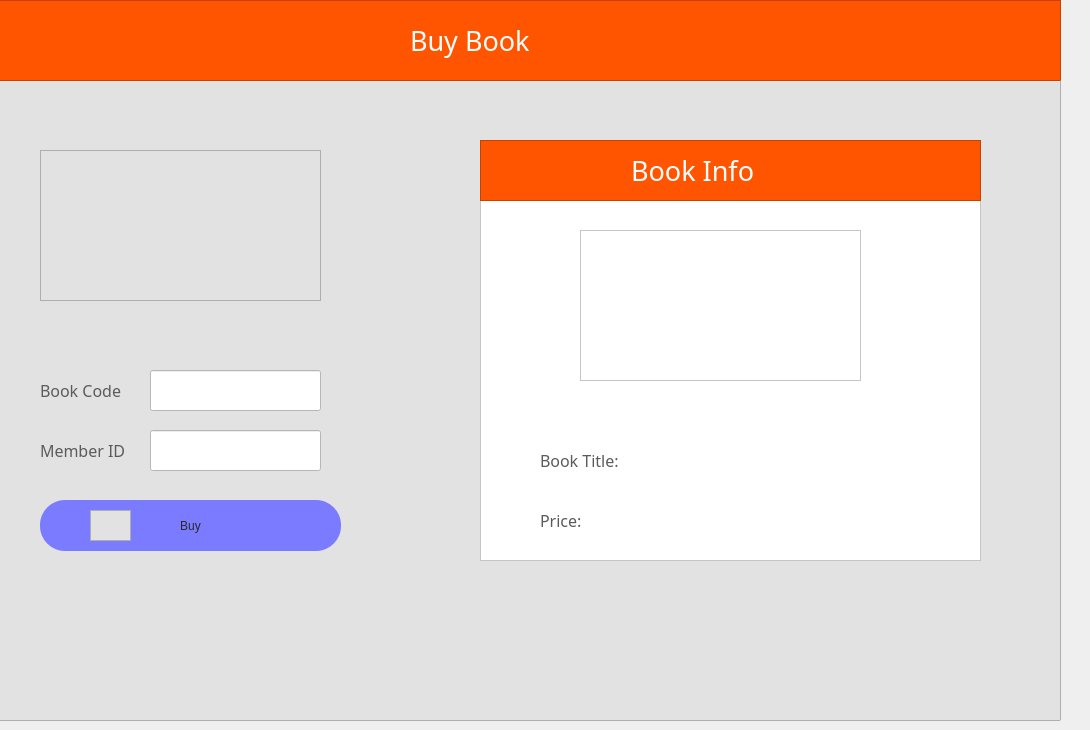
      <widget class="QWidget" name="tab_25">
       <attribute name="icon">
        <iconset resource="icons.qrc">
         <normaloff>:/newPrefix/icons/74171.png</normaloff>:/newPrefix/icons/74171.png</iconset>
       </attribute>
       <attribute name="title">
        <string>Buy Book</string>
       </attribute>
       <widget class="QFrame" name="frame_105">
        <property name="geometry">
         <rect>
          <x>-20</x>
          <y>0</y>
          <width>1081</width>
          <height>721</height>
         </rect>
        </property>
        <property name="styleSheet">
         <string notr="true">background-color: rgb(226, 226, 226);</string>
        </property>
        <property name="frameShape">
         <enum>QFrame::StyledPanel</enum>
        </property>
        <property name="frameShadow">
         <enum>QFrame::Raised</enum>
        </property>
        <widget class="QLabel" name="label_41">
         <property name="geometry">
          <rect>
           <x>10</x>
           <y>20</y>
           <width>131</width>
           <height>61</height>
          </rect>
         </property>
         <property name="font">
          <font>
           <pointsize>9</pointsize>
          </font>
         </property>
         <property name="text">
          <string/>
         </property>
        </widget>
        <widget class="QFrame" name="frame_106">
         <property name="geometry">
          <rect>
           <x>-10</x>
           <y>0</y>
           <width>1091</width>
           <height>81</height>
          </rect>
         </property>
         <property name="styleSheet">
          <string notr="true">background-color: rgb(255, 85, 0);</string>
         </property>
         <property name="frameShape">
          <enum>QFrame::StyledPanel</enum>
         </property>
         <property name="frameShadow">
          <enum>QFrame::Raised</enum>
         </property>
         <widget class="QLabel" name="label_17">
          <property name="geometry">
           <rect>
            <x>440</x>
            <y>20</y>
            <width>311</width>
            <height>41</height>
           </rect>
          </property>
          <property name="font">
           <font>
            <family>hooge 05_55</family>
            <pointsize>20</pointsize>
           </font>
          </property>
          <property name="styleSheet">
           <string notr="true">color: rgb(255, 255, 255);</string>
          </property>
          <property name="text">
           <string>Buy Book</string>
          </property>
         </widget>
        </widget>
        <widget class="QLineEdit" name="buy_bcode">
         <property name="geometry">
          <rect>
           <x>170</x>
           <y>370</y>
           <width>171</width>
           <height>41</height>
          </rect>
         </property>
         <property name="styleSheet">
          <string notr="true">background-color: rgb(255, 255, 255);</string>
         </property>
        </widget>
        <widget class="QLabel" name="label_102">
         <property name="geometry">
          <rect>
           <x>60</x>
           <y>380</y>
           <width>91</width>
           <height>21</height>
          </rect>
         </property>
         <property name="font">
          <font>
           <family>Impact</family>
           <pointsize>12</pointsize>
          </font>
         </property>
         <property name="styleSheet">
          <string notr="true">color: rgb(91, 91, 91);</string>
         </property>
         <property name="text">
          <string>Book Code</string>
         </property>
        </widget>
        <widget class="QLineEdit" name="buy_memid">
         <property name="geometry">
          <rect>
           <x>170</x>
           <y>430</y>
           <width>171</width>
           <height>41</height>
          </rect>
         </property>
         <property name="styleSheet">
          <string notr="true">background-color: rgb(255, 255, 255);</string>
         </property>
         <property name="text">
          <string/>
         </property>
        </widget>
        <widget class="QLabel" name="label_104">
         <property name="geometry">
          <rect>
           <x>60</x>
           <y>440</y>
           <width>91</width>
           <height>21</height>
          </rect>
         </property>
         <property name="font">
          <font>
           <family>Impact</family>
           <pointsize>12</pointsize>
          </font>
         </property>
         <property name="styleSheet">
          <string notr="true">color: rgb(91, 91, 91);</string>
         </property>
         <property name="text">
          <string>Member ID</string>
         </property>
        </widget>
        <widget class="QFrame" name="frame_126">
         <property name="geometry">
          <rect>
           <x>110</x>
           <y>510</y>
           <width>41</width>
           <height>31</height>
          </rect>
         </property>
         <property name="styleSheet">
          <string notr="true">background-color: rgb(255, 85, 0 / 0%);
image: url(:/newPrefix/icons/serv.png);</string>
         </property>
         <property name="frameShape">
          <enum>QFrame::StyledPanel</enum>
         </property>
         <property name="frameShadow">
          <enum>QFrame::Raised</enum>
         </property>
        </widget>
        <widget class="QPushButton" name="buy_Button">
         <property name="geometry">
          <rect>
           <x>60</x>
           <y>500</y>
           <width>301</width>
           <height>51</height>
          </rect>
         </property>
         <property name="styleSheet">
          <string notr="true">QPushButton {
color: rgb(40, 40, 40);
  border-radius: 25px;
	background-color: rgb(123, 123, 255);
}

QPushButton:hover {
background-color: rgb(123, 123, 255);
background-color: rgb(255, 85, 0);

}
</string>
         </property>
         <property name="text">
          <string>Buy</string>
         </property>
        </widget>
        <widget class="QFrame" name="frame_107">
         <property name="geometry">
          <rect>
           <x>500</x>
           <y>140</y>
           <width>501</width>
           <height>421</height>
          </rect>
         </property>
         <property name="styleSheet">
          <string notr="true">background-color: rgb(255, 255, 255);</string>
         </property>
         <property name="frameShape">
          <enum>QFrame::StyledPanel</enum>
         </property>
         <property name="frameShadow">
          <enum>QFrame::Raised</enum>
         </property>
         <widget class="QLabel" name="label_94">
          <property name="geometry">
           <rect>
            <x>10</x>
            <y>20</y>
            <width>131</width>
            <height>61</height>
           </rect>
          </property>
          <property name="font">
           <font>
            <pointsize>9</pointsize>
           </font>
          </property>
          <property name="text">
           <string/>
          </property>
         </widget>
         <widget class="QFrame" name="frame_109">
          <property name="geometry">
           <rect>
            <x>0</x>
            <y>0</y>
            <width>501</width>
            <height>61</height>
           </rect>
          </property>
          <property name="styleSheet">
           <string notr="true">background-color: rgb(255, 85, 0);</string>
          </property>
          <property name="frameShape">
           <enum>QFrame::StyledPanel</enum>
          </property>
          <property name="frameShadow">
           <enum>QFrame::Raised</enum>
          </property>
          <widget class="QLabel" name="label_95">
           <property name="geometry">
            <rect>
             <x>130</x>
             <y>10</y>
             <width>231</width>
             <height>41</height>
            </rect>
           </property>
           <property name="font">
            <font>
             <family>hooge 05_55</family>
             <pointsize>20</pointsize>
            </font>
           </property>
           <property name="styleSheet">
            <string notr="true">color: rgb(255, 255, 255);</string>
           </property>
           <property name="text">
            <string>   Book Info</string>
           </property>
          </widget>
         </widget>
         <widget class="QFrame" name="frame_110">
          <property name="geometry">
           <rect>
            <x>100</x>
            <y>90</y>
            <width>281</width>
            <height>151</height>
           </rect>
          </property>
          <property name="styleSheet">
           <string notr="true">image: url(:/newPrefix/icons/3145765.png);</string>
          </property>
          <property name="frameShape">
           <enum>QFrame::StyledPanel</enum>
          </property>
          <property name="frameShadow">
           <enum>QFrame::Raised</enum>
          </property>
         </widget>
         <widget class="QLabel" name="label_105">
          <property name="geometry">
           <rect>
            <x>60</x>
            <y>310</y>
            <width>91</width>
            <height>21</height>
           </rect>
          </property>
          <property name="font">
           <font>
            <family>Impact</family>
            <pointsize>12</pointsize>
           </font>
          </property>
          <property name="styleSheet">
           <string notr="true">color: rgb(91, 91, 91);</string>
          </property>
          <property name="text">
           <string>Book Title:</string>
          </property>
         </widget>
         <widget class="QLabel" name="label_127">
          <property name="geometry">
           <rect>
            <x>60</x>
            <y>370</y>
            <width>91</width>
            <height>21</height>
           </rect>
          </property>
          <property name="font">
           <font>
            <family>Impact</family>
            <pointsize>12</pointsize>
           </font>
          </property>
          <property name="styleSheet">
           <string notr="true">color: rgb(91, 91, 91);</string>
          </property>
          <property name="text">
           <string>Price:</string>
          </property>
         </widget>
         <widget class="QLabel" name="bcode_rent_3">
          <property name="geometry">
           <rect>
            <x>160</x>
            <y>310</y>
            <width>331</width>
            <height>21</height>
           </rect>
          </property>
          <property name="font">
           <font>
            <family>Leelawadee UI Semilight</family>
            <pointsize>9</pointsize>
           </font>
          </property>
          <property name="styleSheet">
           <string notr="true">color: rgb(91, 91, 91);</string>
          </property>
          <property name="text">
           <string/>
          </property>
         </widget>
         <widget class="QLabel" name="bcode_rent_4">
          <property name="geometry">
           <rect>
            <x>160</x>
            <y>370</y>
            <width>331</width>
            <height>21</height>
           </rect>
          </property>
          <property name="font">
           <font>
            <family>Leelawadee UI Semilight</family>
            <pointsize>9</pointsize>
           </font>
          </property>
          <property name="styleSheet">
           <string notr="true">color: rgb(91, 91, 91);</string>
          </property>
          <property name="text">
           <string/>
          </property>
         </widget>
        </widget>
        <widget class="QFrame" name="frame_111">
         <property name="geometry">
          <rect>
           <x>60</x>
           <y>150</y>
           <width>281</width>
           <height>151</height>
          </rect>
         </property>
         <property name="styleSheet">
          <string notr="true">image: url(:/newPrefix/icons/625599.png);</string>
         </property>
         <property name="frameShape">
          <enum>QFrame::StyledPanel</enum>
         </property>
         <property name="frameShadow">
          <enum>QFrame::Raised</enum>
         </property>
        </widget>
        <zorder>buy_Button</zorder>
        <zorder>label_41</zorder>
        <zorder>frame_106</zorder>
        <zorder>buy_bcode</zorder>
        <zorder>label_102</zorder>
        <zorder>buy_memid</zorder>
        <zorder>label_104</zorder>
        <zorder>frame_126</zorder>
        <zorder>frame_107</zorder>
        <zorder>frame_111</zorder>
       </widget>
      </widget>
